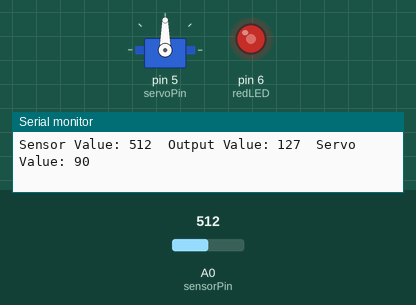
This sketch was run on a simulated Arduino Uno, built with avr-gcc and run on an emulated ATmega328P. Shown: servo, output pins drawn as LEDs (lit = HIGH), the last lines printed to the serial monitor. The inputs (shaded band) are chosen by the test bench; at power-on: A0 (sensorPin) = 512.

Above: at 1.2 s.
1.3 s: A0 (sensorPin) set to 552
At 1.7 s:
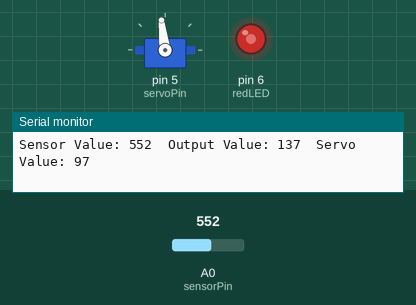
2.8 s: A0 (sensorPin) set to 586
At 3.2 s:
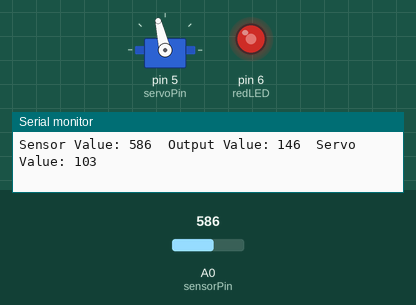
4.3 s: A0 (sensorPin) set to 986
At 5.3 s:
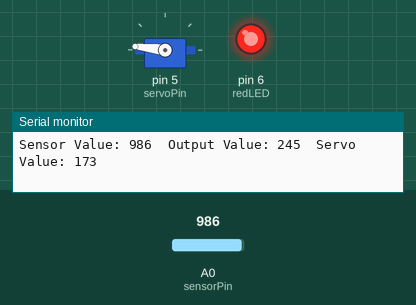
5.8 s: A0 (sensorPin) set to 1010
At 7.1 s:
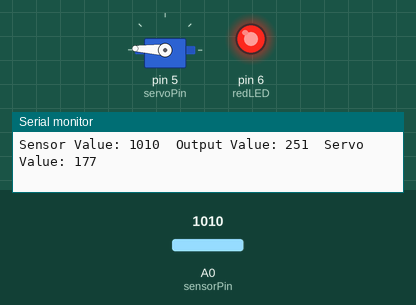
8.8 s: A0 (sensorPin) set to 900
At 9.6 s:
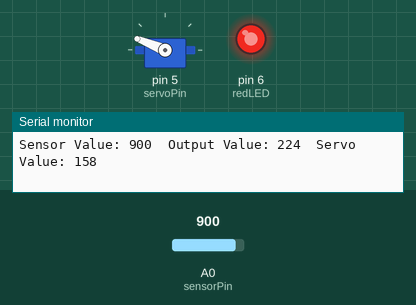
10.3 s: A0 (sensorPin) set to 1023
At 11.3 s:
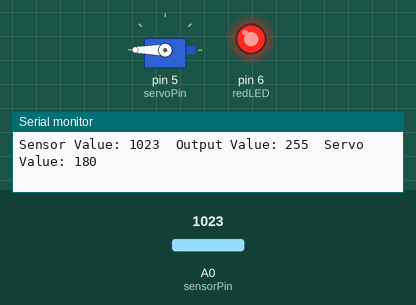
Timing chart, 0 to 12.8 s (numbered marks = the images above; inputs shaded):
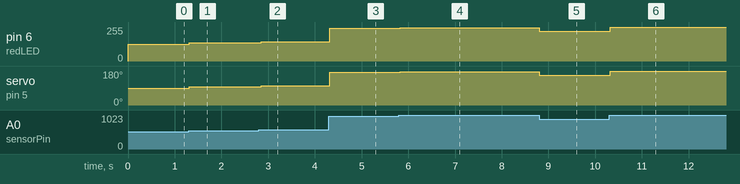

Measured:
- after the input at 1.3 s, pin 6 (redLED): 127/255 → 137/255 at once; servo on pin 5 (servoPin): 90° → 97° at once
- after the input at 2.8 s, pin 6 (redLED): 137/255 → 146/255 after 0.05 s; servo on pin 5 (servoPin): 97° → 103° after 0.05 s
- after the input at 4.3 s, pin 6 (redLED): 146/255 → 245/255 at once; servo on pin 5 (servoPin): 103° → 173° at once
- after the input at 5.8 s, pin 6 (redLED): 245/255 → 251/255 at once; servo on pin 5 (servoPin): 173° → 177° at once
- after the input at 8.8 s, pin 6 (redLED): 251/255 → 224/255 at once; servo on pin 5 (servoPin): 177° → 158° at once
- after the input at 10.3 s, pin 6 (redLED): 224/255 → 255/255 at once; servo on pin 5 (servoPin): 158° → 180° at once

The sketch:

_4.1A_PotFadeSerialServo.ino
```cpp
/*
 * This is the program header put things like the date, your name
 * And a description of what your program does here
 *
 * Michal Britt-Crane 7/5/2015
 *
 * This program reads the value from a potentiometer and fades an LED dimmer or brighter
 * and print the input value, and output value to the console
 */

#include <Servo.h>             // import the servo library, this allows us to use a bunch of additional code to make it really easy to control a servo
Servo myServo;                 // create "Servo" object called "myServo" to control a servo

// Constants
const int redLED = 6;          // red LED on pin 10
const int servoPin = 5;         // servo attached to pin 5
int sensorPin = A0;             // sensor attached to pin A0 (analog input #0)

// Variables
int sensorValue = 0;            // variable used to store the value coming from the sensor: 0-1023
int fadeValue = 0;              // variable used to store the value used to fade the LED:   0- 255
int servoValue = 0;             // store value between 0-180 to drive servo

void setup() {                  // start setup, this code runs once at startup
  pinMode(redLED, OUTPUT);      // set redLED as an output
  Serial.begin(9600);           // startup the serial port at 9600 bits per seccond (baud)
  myServo.attach(servoPin);           // attaches the servo on pin "servoPin" to the servo object. servo must be attached to send it a command.
                                      //   When a servo is attached it is continually driven to whatever position it was last commanded to drive to
}                               // end setup

void loop() {                           // start main loop
  sensorValue = analogRead(sensorPin);  // read the value of the potentiometer and store in "sensorValue" between 0 & 1023
  fadeValue = map(sensorValue, 0, 1023, 0, 255);    // map the sensorValue down from 0-1023 to 0-255
  analogWrite(redLED, fadeValue);       // use the "analogWrite" method to fade the redLED
  servoValue = map(sensorValue, 0 , 1023, 0, 180);
  myServo.write(servoValue);
  /* add code here to:
   *                  map sensorValue to 0-180
   *                  drive the servo to this angle
   *                  whatever else you would like to do
   */
  printValues();                        // run the "printValues" Method, see below
}                                       // end main loop, repeat to top

void printValues(){                     // this is a method, it is a block of code that you can call with a single line: printValues();
  Serial.print("Sensor Value: ");       // print "Sensor Value: " to the Serial console
  Serial.print(sensorValue);            // print the sensorValue (0-1023)
  Serial.print("\tOutput Value: ");      // print " Output Value: "
  Serial.print(fadeValue);              // print the fadeValue (0-255)
  Serial.print("\tServo Value: ");      // print " Output Value: "
  Serial.print(servoValue);              // print the fadeValue (0-255)
  Serial.println();
  // add print statements here to print the angle that the servo is commanded to drive to

}
```
